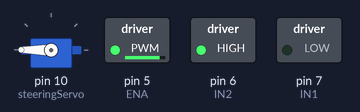
Recording of a sketch running on a simulated Arduino Uno, built with avr-gcc and run on an emulated ATmega328P. Parts: servo, switched loads named in the sketch (green lamp = pin HIGH). What the sketch prints to the serial monitor is not drawn.

Above: at 0.1 s.
Timing chart, 0 to 1.6 s (numbered marks = the images above):
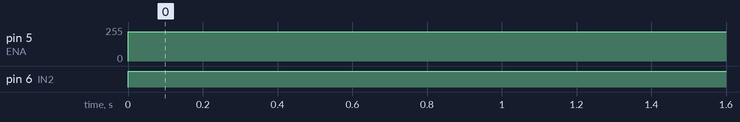

The sketch:

camera_sonar.ino
```cpp
#include <Wire.h>
#include <Servo.h>

const int numSensors = 3; // 0=front,1=left,2=right
int distances[numSensors];

// Pixy2 data
int redX = -1, redY = -1;
int greenX = -1, greenY = -1;

// Motor pins
const int ENA = 5;  // PWM speed
const int IN1 = 7;
const int IN2 = 6;

// Servo
Servo steeringServo;

const int SERVO_LEFT   = 180;
const int SERVO_CENTER = 150;
const int SERVO_RIGHT  = 110;

// Speeds (0-255)
const int speedF = 250;  // forward speed
const int speedB = 130;  // backward speed
const int speedT = 220;  // turning speed

void setup() {
  Serial.begin(9600);
  Wire.begin(8);              // I2C slave address
  Wire.onReceive(receiveEvent);

  pinMode(ENA, OUTPUT);
  pinMode(IN1, OUTPUT);
  pinMode(IN2, OUTPUT);

  steeringServo.attach(10);
  stopMotor();
  steeringServo.write(SERVO_CENTER);
}

void loop() {
  // Debug print
  Serial.print("Front: "); Serial.print(distances[0]);
  Serial.print(", Right: "); Serial.print(distances[1]);
  Serial.print(", Left: "); Serial.print(distances[2]);
  Serial.print(" | Red: ");
  if (redX != -1) Serial.print("(" + String(redX) + "," + String(redY) + ")");
  else Serial.print("none");
  Serial.print(" | Green: ");
  if (greenX != -1) Serial.println("(" + String(greenX) + "," + String(greenY) + ")");
  else Serial.println("none");

  int frontDist = distances[0];
  int leftDist  = distances[1];
  int rightDist = distances[2];

  // ============================
  // 1) If Pixy sees red/green
  // ============================
  if (redX != -1) {
    // Red object → Turn RIGHT
    steeringServo.write(SERVO_RIGHT);
    forward(speedT);
    delay(600);
    steeringServo.write(SERVO_CENTER);
  }
  else if (greenX != -1) {
    // Green object → Turn LEFT
    steeringServo.write(SERVO_LEFT);
    forward(speedT);
    delay(600);
    steeringServo.write(SERVO_CENTER);
  }
  else {
    // ============================
    // 2) No Pixy target → Use distance sensors
    // ============================
    if (frontDist > 0 && frontDist < 70) {
      // Corner turning
      if (leftDist > rightDist) {
        steeringServo.write(SERVO_LEFT);
        forward(speedT);
        delay(800);
      } else {
        steeringServo.write(SERVO_RIGHT);
        forward(speedT);
        delay(800);
      }
    }
    else if (leftDist < 30) {
      steeringServo.write(SERVO_LEFT);
      forward(speedT);
      delay(60);
    }
    else if (rightDist < 30) {
      steeringServo.write(SERVO_RIGHT);
      forward(speedT);
      delay(60);
    }
    else {
      // Free path → go forward
      steeringServo.write(SERVO_CENTER);
      forward(speedF);
    }
  }
}

// ====================
// I2C Receive
// ====================
void receiveEvent(int howMany) {
  if (howMany < (numSensors * 2 + 8)) return;

  // Distances
  for (int i = 0; i < numSensors; i++) {
    int highByte = Wire.read();
    int lowByte = Wire.read();
    distances[i] = (highByte << 8) | lowByte;
  }

  // Red X, Y
  int rxHigh = Wire.read(); int rxLow = Wire.read();
  int ryHigh = Wire.read(); int ryLow = Wire.read();
  redX = (rxHigh << 8) | rxLow;
  redY = (ryHigh << 8) | ryLow;
  if (redX == 65535) redX = -1;

  // Green X, Y
  int gxHigh = Wire.read(); int gxLow = Wire.read();
  int gyHigh = Wire.read(); int gyLow = Wire.read();
  greenX = (gxHigh << 8) | gxLow;
  greenY = (gyHigh << 8) | gyLow;
  if (greenX == 65535) greenX = -1;
}

// ====================
// Motor control
// ====================
void forward(int speed) {
  digitalWrite(IN1, LOW);
  digitalWrite(IN2, HIGH);
  analogWrite(ENA, speed);
}

void backward(int speed) {
  digitalWrite(IN1, HIGH);
  digitalWrite(IN2, LOW);
  analogWrite(ENA, speed);
}

void stopMotor() {
  digitalWrite(IN1, LOW);
  digitalWrite(IN2, LOW);
  analogWrite(ENA, 0);
}
```

Measured:
- by itself, pin 5 (ENA): 0/255 → 220/255 at 0.00 s
- by itself, pin 6 (IN2): LOW → HIGH at 0.00 s
